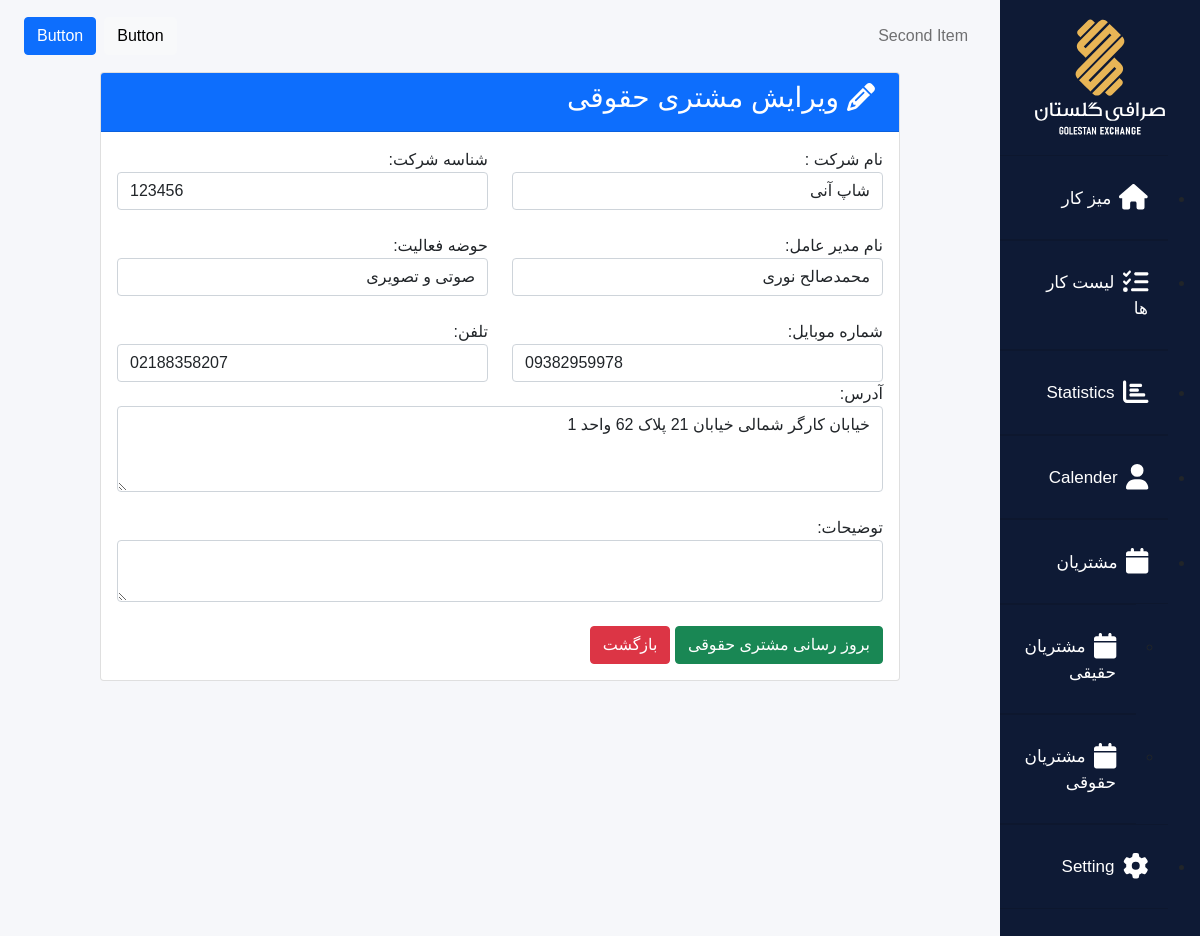
/customers/edit_company/1, run on the app's committed database.
### customers/models.py (models this page shows, shortened)
class Company(models.Model):
    name= models.CharField(max_length =40)
    nID = models.CharField(max_length =12)
    ceoName = models.CharField(max_length =40,null=True)
    career = models.CharField(max_length =40)
    mobile = models.CharField(max_length =12)
    tel =models.CharField(max_length =12,null=True,blank=True)
    address =models.TextField(null=True)
    note = models.TextField(null=True,blank=True)

### customers/views.py (the view)
def edit_company(request, id):
    if request.method == 'POST':
        company = Company.objects.get(pk=id)
        form = CompanyForm(request.POST, instance=company)
        if form.is_valid():
            form.save()
            return render(request,'companies/edit_company.html',{
                'form': form,
                'success': True
            })
    else:
        company = Company.objects.get(pk=id)
        form = CompanyForm(instance=company)
    return render (request,'companies/edit_company.html',{
        'form': form
    })

### templates/companies/edit_company.html (shortened to what this page needs)
{% extends 'base.html' %}
{% block content %}
<div class="row justify-content-center">
  <div class="col-auto">
    <div class="card" style="width: 50rem;">
      <div class="card-header bg-primary text-white  ">
        <h3><i class="fa fa-pencil mx-2 "></i>ویرایش مشتری حقوقی  </h3>
      </div>
      <div class="card-body">
        {%if success %}
        <div class="custom-modal mx-auto">
          <div class="succes succes-animation icon-top"><i class="fa fa-check"></i></div>
          <div class="succes border-bottom"></div>
          <div class="content">
            <p class="type">ویرایش </p>
            <p class="message-type">با موفقیت انجام شد </p>
          </div>
        </div>
        <a class="btn btn-danger"   href="{% url 'companies' %}"> بازگشت </a>
        {%else%}
        <form method="post">
          <div class="row">
            <div class="col">
              {{ form.name.label_tag }} {{ form.name }}
            </div>
            <div class="col">
              {{ form.nID.label_tag }} {{ form.nID }}
            </div>
          </div>
          <br>
          <div class="row">
            <div class="col">
              {{ form.ceoName.label_tag }} {{ form.ceoName }}
            </div>
            <div class="col">
              {{ form.career.label_tag }} {{ form.career }}
            </div>
          </div>
          <br>
          <div class="row">
            <div class="col">
              {{ form.mobile.label_tag }} {{ form.mobile }}
            </div>
            <div class="col">
              {{ form.tel.label_tag }} {{ form.tel }}
            </div>
          </div>
          {{ form.address.label_tag }} {{ form.address }}
          <br>
          {{ form.note.label_tag }} {{ form.note }}
          <br>
          <input class="btn btn-success" type="submit" value="بروز رسانی مشتری حقوقی">
          <a class="btn btn-danger"   href="{% url 'companies' %}"> بازگشت </a>
        </form>
        {%endif%}
      </div>
    </div>
  </div>
</div>
{% endblock %}

### static/css/dashboard.css (style rules this page uses)
.home { background: #f6f7fa; }
body { margin: 0; font-family: 'Roboto'; }

### templates/base.html (style rules this page uses)
body { font-family: 'yekan', sans-serif; }

### data on the page
Company: name "شاپ آنی", nID "123456", ceoName "محمدصالح نوری", career "صوتی و تصویری", mobile "09382959978", tel "02188358207", address "خیابان کارگر شمالی خیابان 21 پلاک 62 واحد 1"
